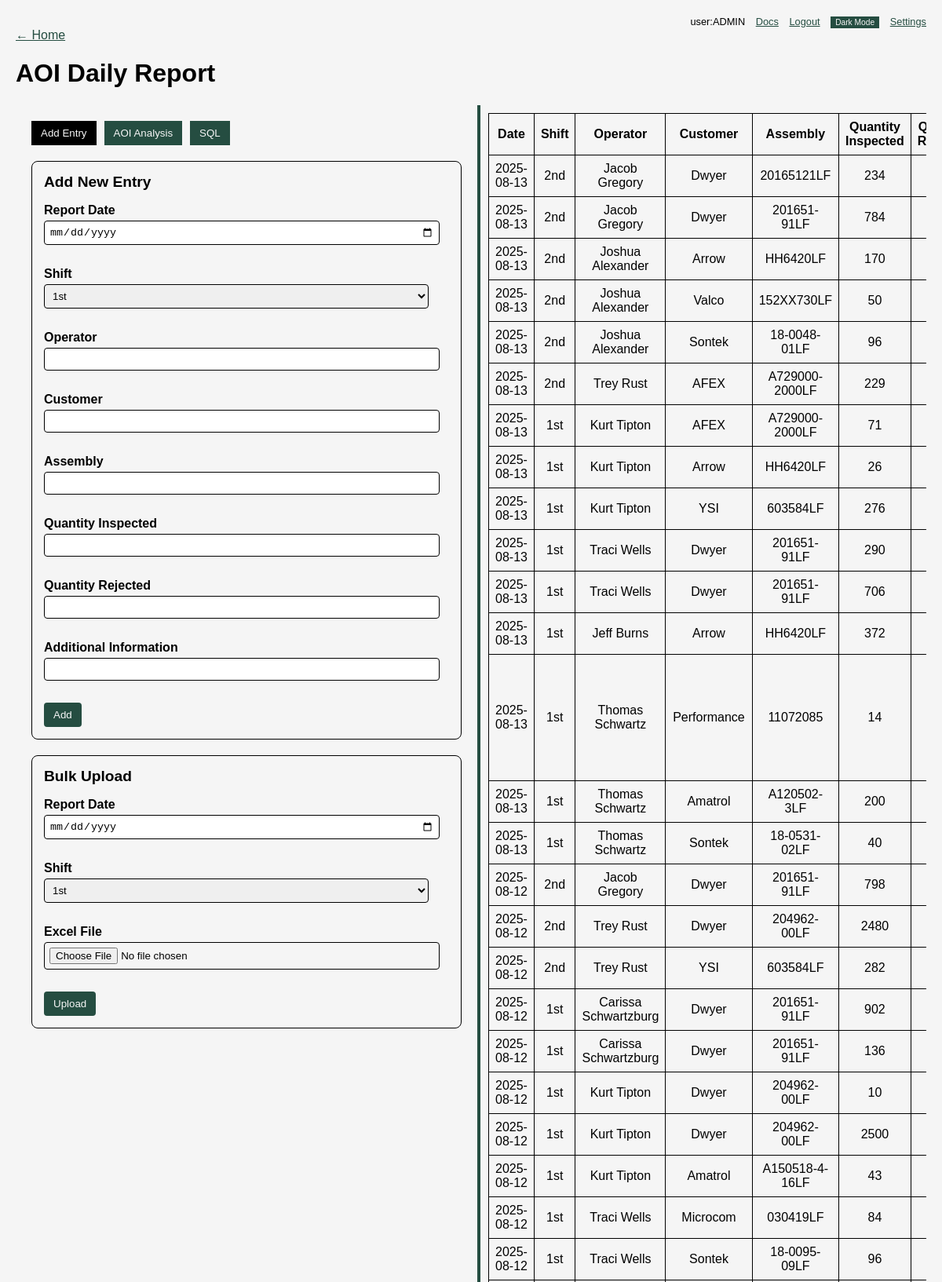
/aoi (signed in, upper part), run on the app's committed database.
### tables this page shows
CREATE TABLE users (
            id INTEGER PRIMARY KEY AUTOINCREMENT,
            username TEXT UNIQUE,
            password TEXT,
            part_markings INTEGER DEFAULT 0,
            aoi INTEGER DEFAULT 0,
            analysis INTEGER DEFAULT 0,
            dashboard INTEGER DEFAULT 0,
            is_admin INTEGER DEFAULT 0
        , c_suite INTEGER DEFAULT 0);

CREATE TABLE aoi_reports (
            id INTEGER PRIMARY KEY AUTOINCREMENT,
            report_date TEXT,
            shift TEXT,
            operator TEXT,
            customer TEXT,
            assembly TEXT,
            qty_inspected INTEGER,
            qty_rejected INTEGER,
            additional_info TEXT
        );

### run.py (the view, shortened to what this page needs)
@app.route('/aoi', methods=['GET', 'POST'])
@login_required
def aoi_report():
    conn = get_db()
    start = request.args.get('start')
    end = request.args.get('end')
    customer = request.args.get('customer')
    shift_filter = request.args.get('shift')
    operator_filter = request.args.get('operator')
    assembly_filter = request.args.get('assembly')
    where = 'WHERE 1=1'
    params = []
    if start:
        where += ' AND report_date >= ?'
        params.append(start)
    if end:
        where += ' AND report_date <= ?'
        params.append(end)
    if customer:
        where += ' AND customer = ?'
        params.append(customer)
    if shift_filter:
        where += ' AND shift = ?'
        params.append(shift_filter)
    if operator_filter:
        where += ' AND operator = ?'
        params.append(operator_filter)
    if assembly_filter:
        where += ' AND assembly = ?'
        params.append(assembly_filter)
    rows = conn.execute(
        f'SELECT * FROM aoi_reports {where} ORDER BY report_date DESC, id DESC',
        params,
    ).fetchall()
    op_rows = conn.execute(
        f'SELECT operator, SUM(qty_inspected) AS inspected, SUM(qty_rejected) AS rejected '
        f'FROM aoi_reports {where} GROUP BY operator ORDER BY inspected DESC',
        params,
    ).fetchall()
    asm_rows = conn.execute(
        f'SELECT assembly, SUM(qty_inspected) AS inspected, SUM(qty_rejected) AS rejected '
        f'FROM aoi_reports {where} GROUP BY assembly ORDER BY inspected DESC',
        params,
    ).fetchall()
    shift_rows = conn.execute(
        f'SELECT report_date, shift, SUM(qty_inspected) AS inspected, '
        f'SUM(qty_rejected) AS rejected FROM aoi_reports {where} '
        f'GROUP BY report_date, shift ORDER BY report_date, shift',
        params,
    ).fetchall()
    cust_rows = conn.execute(
        f'SELECT customer, SUM(qty_rejected)*1.0/SUM(qty_inspected) AS rate '
        f'FROM aoi_reports {where} GROUP BY customer ORDER BY customer',
        params,
    ).fetchall()
    yield_rows = conn.execute(
        f'SELECT report_date, 1 - SUM(qty_rejected)*1.0/SUM(qty_inspected) AS yield '
        f'FROM aoi_reports {where} GROUP BY report_date ORDER BY report_date',
        params,
    ).fetchall()
    customer_opts = [r['customer'] for r in conn.execute('SELECT DISTINCT customer FROM aoi_reports ORDER BY customer').fetchall()]
    shift_opts = [r['shift'] for r in conn.execute('SELECT DISTINCT shift FROM aoi_reports ORDER BY shift').fetchall()]
    operator_opts = [r['operator'] for r in conn.execute('SELECT DISTINCT operator FROM aoi_reports ORDER BY operator').fetchall()]
    assembly_opts = [r['assembly'] for r in conn.execute('SELECT DISTINCT assembly FROM aoi_reports ORDER BY assembly').fetchall()]
    conn.close()
    operators = []
    for r in op_rows:
        inspected = r['inspected'] or 0
        rejected = r['rejected'] or 0
        yield_rate = 1 - (rejected / inspected) if inspected else 0
        operators.append({
            'operator': r['operator'],
            'inspected': inspected,
            'rejected': rejected,
            'yield': yield_rate,
        })
    assemblies = []
    for r in asm_rows:
        inspected = r['inspected'] or 0
        rejected = r['rejected'] or 0
        yield_rate = 1 - (rejected / inspected) if inspected else 0
        assemblies.append({
            'assembly': r['assembly'],
            'inspected': inspected,
            'rejected': rejected,
            'yield': yield_rate,
        })
    shift_totals = [
        {
            'report_date': r['report_date'],
            'shift': r['shift'],
            'inspected': r['inspected'] or 0,
            'rejected': r['rejected'] or 0,
        }
        for r in shift_rows
    ]
    customer_rates = [
        {
            'customer': r['customer'],
            'rate': r['rate'] or 0,
        }
        for r in cust_rows
    ]
    yield_series = [
        {
            'report_date': r['report_date'],
            'yield': r['yield'] or 0,
        }
        for r in yield_rows
    ]
    return render_template(
        'aoi.html',
        records=rows,
        operators=operators,
        assemblies=assemblies,
        shift_totals=shift_totals,
        customer_rates=customer_rates,
        yield_series=yield_series,
        customers=customer_opts,
        shifts=shift_opts,
        operator_opts=operator_opts,
        assembly_opts=assembly_opts,
        start=start,
        end=end,
        selected_customer=customer,
        selected_shift=shift_filter,
        selected_operator=operator_filter,
        selected_assembly=assembly_filter,
    )

### run.py (called while the page is built, shortened)
def get_db():
    conn = sqlite3.connect(DATABASE)
    conn.row_factory = sqlite3.Row
    return conn

def login_required(f):
    @wraps(f)
    def decorated(*args, **kwargs):
        if not session.get('user'):
            return redirect(url_for('login'))
        return f(*args, **kwargs)
    return decorated

@app.context_processor
def inject_globals():
    user = session.get('user')
    perms = {}
    is_admin = False
    if user:
        conn = get_db()
        row = conn.execute(
            'SELECT part_markings, aoi, analysis, dashboard, is_admin, c_suite FROM users WHERE username = ?',
            (user,),
        ).fetchone()
        conn.close()
        if row:
            is_admin = bool(row['is_admin'] or row['c_suite'])
            if is_admin:
                perms = {
                    'part_markings': True,
                    'aoi': True,
                    'analysis': True,
                    'dashboard': True,
                }
    return dict(current_user=user, permissions=perms, is_admin=is_admin)

### templates/aoi.html (shortened to what this page needs)
{% extends 'base.html' %}
{% block head_extra %}
  <link rel="stylesheet" href="https://cdn.datatables.net/1.13.4/css/jquery.dataTables.min.css">
{% endblock %}
{% block content %}
  <a href="/">← Home</a>
  <h1>AOI Daily Report</h1>
  <div id="container">
    <div id="aoi-actions">
      <nav class="tab-nav">
        <button class="tab-link active" data-tab="add-entry">Add Entry</button>
        <button class="tab-link" data-tab="analysis">AOI Analysis</button>
        <button class="tab-link" data-tab="sql">SQL</button>
      </nav>
      <div id="add-entry" class="tab-content active">
        <div class="action-panel">
          {% if is_admin or permissions['aoi'] %}
          <div class="action-card">
            <h2>Add New Entry</h2>
            <form method="post">
              <label>Report Date
                <input type="date" name="report_date" required>
              </label><br>
              <label>Shift
                <select name="shift" required>
                  <option value="1st">1st</option>
                </select>
              </label><br>
              <label>Operator
                <input type="text" name="operator" required>
              </label><br>
              <label>Customer
                <input type="text" name="customer">
              </label><br>
              <label>Assembly
                <input type="text" name="assembly">
              </label><br>
              <label>Quantity Inspected
                <input type="number" name="qty_inspected" min="0">
              </label><br>
              <label>Quantity Rejected
                <input type="number" name="qty_rejected" min="0">
              </label><br>
              <label>Additional Information
                <input type="text" name="additional_info">
              </label><br>
              <button type="submit">Add</button>
            </form>
          </div>
          <div class="action-card">
            <h2>Bulk Upload</h2>
            <form method="post" enctype="multipart/form-data">
              <label>Report Date
                <input type="date" name="report_date" required>
              </label><br>
              <label>Shift
                <select name="shift" required>
                  <option value="1st">1st</option>
                </select>
              </label><br>
              <label>Excel File
                <input type="file" name="excel_file" accept=".xls,.xlsx" required>
              </label><br>
              <button type="submit">Upload</button>
            </form>
          </div>
          {% endif %}
        </div>
      </div>
    </div>
    <div id="divider"></div>
    <div id="aoi-table">
      <table>
        <thead>
          <tr>
            <th>Date</th>
            <th>Shift</th>
            <th>Operator</th>
            <th>Customer</th>
            <th>Assembly</th>
            <th>Quantity Inspected</th>
            <th>Quantity Rejected</th>
          </tr>
        </thead>
        <tbody>
          {% for r in records %}
          <tr data-id="{{ r['id'] }}">
            <td>{{ r['report_date'] }}</td>
            <td>{{ r['shift'] }}</td>
            <td>{{ r['operator'] }}</td>
            <td>{{ r['customer'] }}</td>
            <td>{{ r['assembly'] }}</td>
            <td>{{ r['qty_inspected'] }}</td>
            <td>{{ r['qty_rejected'] }}</td>
          </tr>
          {% endfor %}
        </tbody>
      </table>
    </div>
  </div>
{% endblock %}

### templates/base.html (shortened to what this page needs)
<!doctype html>
<html lang="en">
<head>
  <link rel="stylesheet" href="/static/css/style.css">
  {% block head_extra %}{% endblock %}
</head>
<body data-admin="{{ 'true' if is_admin else 'false' }}">
  {% if current_user %}
  <div class="topbar">
    <span class="user-label">user:{{ current_user }}</span>
    <a href="{{ url_for('docs') }}">Docs</a>
    <a href="{{ url_for('logout') }}">Logout</a>
    <button id="theme-toggle" type="button">Dark Mode</button>
    {% if is_admin %}
      <a href="{{ url_for('settings') }}">Settings</a>
    {% endif %}
  </div>
  {% endif %}
  {% block content %}{% endblock %}
</body>
</html>

### static/css/style.css (style rules this page uses)
:root { --color-black: #000000; --color-white: #f5f5f5; --color-accent: #254d41; }
body { font-family: Arial, sans-serif; margin: 20px; background: var(--color-white); color: var(--color-black); }
h1, p { color: var(--color-black); }
a { color: var(--color-accent); }
.topbar { text-align: right; color: var(--color-black); font-size: 0.8em; }
.topbar a { margin-left: 10px; color: var(--color-accent); }
.topbar button { margin-left: 10px; font-size: 0.8em; background: var(--color-accent); color: var(--color-white); border: none; padding: 2px 6px; cursor: pointer; }
#container { display:flex; height:80vh; margin-top:20px; }
#analysis-actions, #markings-actions, #aoi-actions { flex:1; padding:20px; overflow:auto; }
#divider { width:4px; background:var(--color-accent); cursor:col-resize; }
#moat-table, #markings-table, #aoi-table { flex:1; padding:10px; overflow:auto; }
table { width:100%; border-collapse:collapse; }
table thead th { position: sticky; top: 0; background: var(--color-white); z-index: 1; }
.action-panel { display: flex; flex-direction: column; gap: 20px; }
.action-card { background: var(--color-white); border: 1px solid var(--color-black); border-radius: 8px; padding: 15px; }
.action-card h2 { margin-top: 0; font-size: 1.2em; }
.action-card label { display: block; margin-top: 10px; font-weight: bold; }
.action-card input[type="text"], .action-card input[type="number"], .action-card input[type="date"], .action-card input[type="file"], .action-card input[type="password"], .action-card select { width: 95%; padding: 6px; margin-top: 4px; border: 1px solid var(--color-black); border-radius: 4px; }
.action-card button { margin-top: 10px; padding: 8px 12px; border: none; background: var(--color-accent); color: var(--color-white); border-radius: 4px; cursor: pointer; }
.tab-nav { display: flex; gap: 10px; margin-bottom: 20px; }
.tab-nav button { background: var(--color-accent); color: var(--color-white); border: none; padding: 8px 12px; cursor: pointer; }
.tab-nav button.active { background: var(--color-black); color: var(--color-white); }
.tab-content { display: none; }
.tab-content.active { display: block; }

### data on the page
users: username "ADMIN"
aoi_reports: report_date "2025-08-13", shift "2nd", operator "Jacob Gregory", customer "Dwyer", assembly "20165121LF", qty_inspected "234"
aoi_reports: report_date "2025-08-13", shift "2nd", operator "Jacob Gregory", customer "Dwyer", assembly "201651-91LF", qty_inspected "784"
aoi_reports: report_date "2025-08-13", shift "2nd", operator "Joshua Alexander", customer "Arrow", assembly "HH6420LF", qty_inspected "170"
aoi_reports: report_date "2025-08-13", shift "2nd", operator "Joshua Alexander", customer "Valco", assembly "152XX730LF", qty_inspected "50"
aoi_reports: report_date "2025-08-13", shift "2nd", operator "Joshua Alexander", customer "Sontek", assembly "18-0048-01LF", qty_inspected "96"
aoi_reports: report_date "2025-08-13", shift "2nd", operator "Trey Rust", customer "AFEX", assembly "A729000-2000LF", qty_inspected "229"
aoi_reports: report_date "2025-08-13", shift "1st", operator "Kurt Tipton", customer "AFEX", assembly "A729000-2000LF", qty_inspected "71"
aoi_reports: report_date "2025-08-13", shift "1st", operator "Kurt Tipton", customer "Arrow", assembly "HH6420LF", qty_inspected "26"
aoi_reports: report_date "2025-08-13", shift "1st", operator "Kurt Tipton", customer "YSI", assembly "603584LF", qty_inspected "276"
aoi_reports: report_date "2025-08-13", shift "1st", operator "Traci Wells", customer "Dwyer", assembly "201651-91LF", qty_inspected "290"
aoi_reports: report_date "2025-08-13", shift "1st", operator "Traci Wells", customer "Dwyer", assembly "201651-91LF", qty_inspected "706"
aoi_reports: report_date "2025-08-13", shift "1st", operator "Jeff Burns", customer "Arrow", assembly "HH6420LF", qty_inspected "372"
aoi_reports: report_date "2025-08-13", shift "1st", operator "Thomas Schwartz", customer "Performance", assembly "11072085", qty_inspected "14"
aoi_reports: report_date "2025-08-13", shift "1st", operator "Thomas Schwartz", customer "Amatrol", assembly "A120502-3LF", qty_inspected "200"
aoi_reports: report_date "2025-08-13", shift "1st", operator "Thomas Schwartz", customer "Sontek", assembly "18-0531-02LF", qty_inspected "40"
aoi_reports: report_date "2025-08-12", shift "2nd", operator "Jacob Gregory", customer "Dwyer", assembly "201651-91LF", qty_inspected "798"
aoi_reports: report_date "2025-08-12", shift "2nd", operator "Trey Rust", customer "Dwyer", assembly "204962-00LF", qty_inspected "2480"
aoi_reports: report_date "2025-08-12", shift "2nd", operator "Trey Rust", customer "YSI", assembly "603584LF", qty_inspected "282"
aoi_reports: report_date "2025-08-12", shift "1st", operator "Carissa Schwartzburg", customer "Dwyer", assembly "201651-91LF", qty_inspected "902"
aoi_reports: report_date "2025-08-12", shift "1st", operator "Carissa Schwartzburg", customer "Dwyer", assembly "201651-91LF", qty_inspected "136"
aoi_reports: report_date "2025-08-12", shift "1st", operator "Kurt Tipton", customer "Dwyer", assembly "204962-00LF", qty_inspected "10"
aoi_reports: report_date "2025-08-12", shift "1st", operator "Kurt Tipton", customer "Dwyer", assembly "204962-00LF", qty_inspected "2500"
aoi_reports: report_date "2025-08-12", shift "1st", operator "Kurt Tipton", customer "Amatrol", assembly "A150518-4-16LF", qty_inspected "43"
aoi_reports: report_date "2025-08-12", shift "1st", operator "Traci Wells", customer "Microcom", assembly "030419LF", qty_inspected "84"
aoi_reports: report_date "2025-08-12", shift "1st", operator "Traci Wells", customer "Sontek", assembly "18-0095-09LF", qty_inspected "96"
